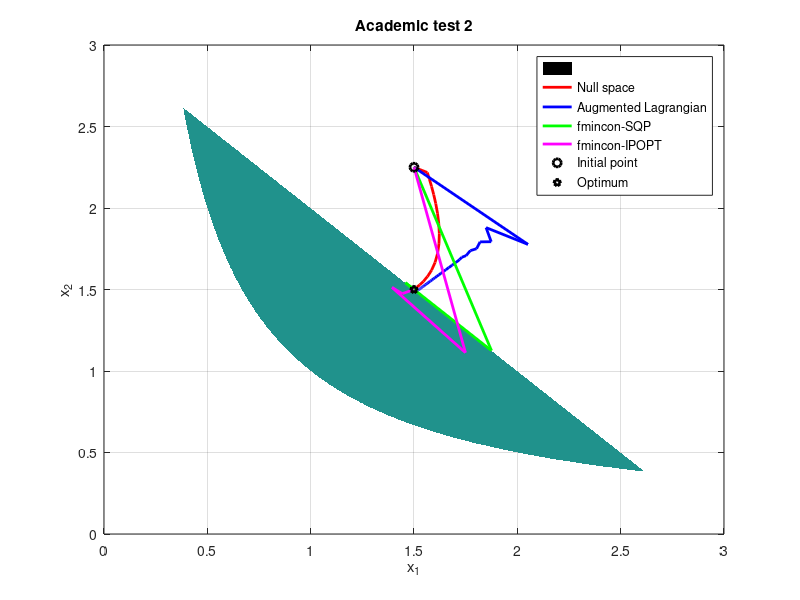

Write the MATLAB code that produced this figure.
%% ACADEMIC PLOT TEST 2 %%
close all

load("NullSpaceAcademicT2.mat");
cost.Null  = c;
it.Null    = 1:length(cost.Null);
% merit.Null = m;
const.Null = h;
% tau.Null   = t;
grad.Null  = g;
dual.Null  = d;
var.Null   = v;
k = var.Null;

load("AugmentedLagrAcademic2.mat");
k2 = v;

load("fminconSQPacademic2.mat");
k3 = v;

load("fminconIPOPTacademic2.mat");
k4 = v;

% c1 = @(x) 1/x(1) - x(2);
% c2 = @(x) x(1)+x(2)-3;

v = 0:0.001:3;  % plotting range from -5 to 5
[x,y] = meshgrid(v);  % get 2-D mesh for x and y
cond1 = 1./x - y < 0;  % check conditions for these values
cond2 = x+y-3 < 0;
cond1 = double(cond1);  % convert to double for plotting
cond2 = double(cond2);
cond1(cond1 == 0) = NaN;  % set the 0s to NaN so they are not plotted
cond2(cond2 == 0) = NaN;
cond = cond1.*cond2;  % multiply the two condaces to keep only the common points
z = 10*ones(length(v(:,2)));
pcolor(x,y,cond);
shading interp
hold on
plot(k(1,:),k(2,:),'r','LineWidth',2)
plot(k2(1,:),k2(2,:),'b','LineWidth',2)
plot(k3(1,:),k3(2,:),'g','LineWidth',2)
plot(k4(1,:),k4(2,:),'m','LineWidth',2)
plot(k(1,1),k(2,1),'o','Color','k','LineWidth',2)
plot(k(1,end),k(2,end),'p','Color','k','LineWidth',2)
grid on
legend('','Null space','Augmented Lagrangian','fmincon-SQP','fmincon-IPOPT','Initial point','Optimum')
title('Academic test 2')
xlabel('x_1')
ylabel('x_2')
% view(0,90)    % change to top view
hold off